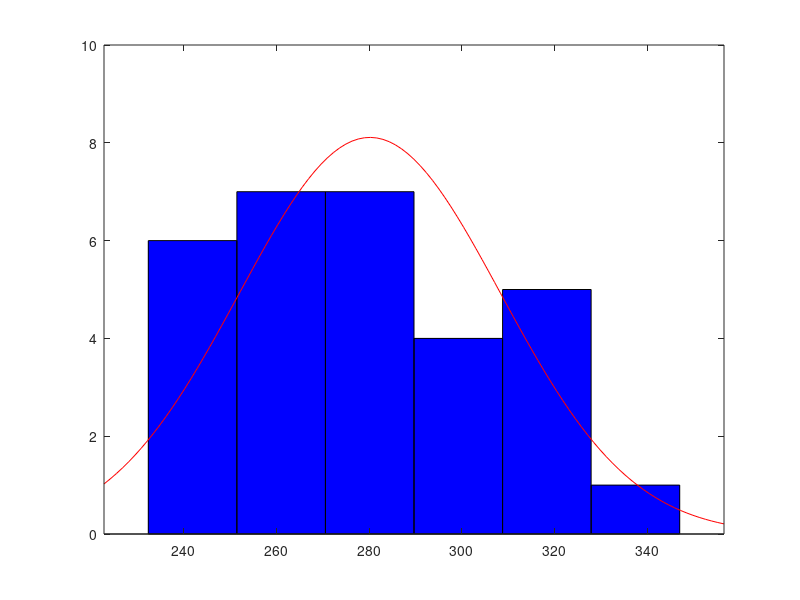

The MATLAB source for this figure:
clear all;
close all;
clc;
format long;
ithT11=[242.4,279.8,270.3,284.5,283.3];
ithT12=[314.3,317.5,279.3,266.2,318.1];
ithT22=[128.4,131.8,114.3,129.6,130.9];
vth1=[897,893,900,899,898];
ithOR=[268,302,280,308;...
    249,260,347,320;...
    257.1,254.5,251.5,283.9;...
    292.3,232.4,284.4,292.0;...
    264.7,313.5,247.9,242.0];

arr1=[ithT11,ithT12,ithOR(1,:),ithOR(2,:),ithOR(3,:),ithOR(4,:),ithOR(5,:)];
h1=histfit(arr1);
pd1=fitdist(arr1','Normal');
sig1=pd1.sigma;
mu1=pd1.mu;
range1=[mu1-3*sig1,mu1+3*sig1];

pd2=fitdist(ithT22','Normal');
sig2=pd2.sigma;
mu2=pd2.mu;
range2=[mu2-3*sig2,mu2+3*sig2];

pd3=fitdist(vth1','Normal');
sig3=pd3.sigma;
mu3=pd3.mu;
range3=[mu3-3*sig3,mu3+3*sig3];
